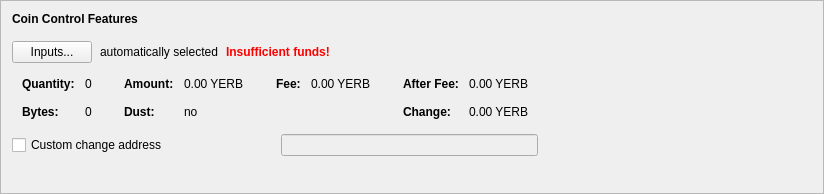
      <widget class="QFrame" name="frameCoinControl">
       <property name="sizePolicy">
        <sizepolicy hsizetype="Preferred" vsizetype="Fixed">
         <horstretch>0</horstretch>
         <verstretch>0</verstretch>
        </sizepolicy>
       </property>
       <property name="minimumSize">
        <size>
         <width>600</width>
         <height>194</height>
        </size>
       </property>
       <property name="frameShape">
        <enum>QFrame::StyledPanel</enum>
       </property>
       <property name="frameShadow">
        <enum>QFrame::Raised</enum>
       </property>
       <layout class="QVBoxLayout" name="verticalLayout_4">
        <item>
         <layout class="QVBoxLayout" name="verticalLayoutCoinControl" stretch="0,0,0,0,0">
          <property name="spacing">
           <number>0</number>
          </property>
          <property name="sizeConstraint">
           <enum>QLayout::SetDefaultConstraint</enum>
          </property>
          <property name="leftMargin">
           <number>0</number>
          </property>
          <property name="topMargin">
           <number>0</number>
          </property>
          <item>
           <layout class="QHBoxLayout" name="horizontalLayoutCoinControl1">
            <property name="bottomMargin">
             <number>15</number>
            </property>
            <item>
             <widget class="QLabel" name="labelCoinControlFeatures">
              <property name="sizePolicy">
               <sizepolicy hsizetype="Preferred" vsizetype="Maximum">
                <horstretch>0</horstretch>
                <verstretch>0</verstretch>
               </sizepolicy>
              </property>
              <property name="font">
               <font>
                <weight>75</weight>
                <bold>true</bold>
               </font>
              </property>
              <property name="styleSheet">
               <string notr="true">font-weight:bold;</string>
              </property>
              <property name="text">
               <string>Coin Control Features</string>
              </property>
             </widget>
            </item>
           </layout>
          </item>
          <item>
           <layout class="QHBoxLayout" name="horizontalLayoutCoinControl2" stretch="0,0,0,0">
            <property name="spacing">
             <number>8</number>
            </property>
            <property name="bottomMargin">
             <number>10</number>
            </property>
            <item>
             <widget class="QPushButton" name="pushButtonCoinControl">
              <property name="styleSheet">
               <string notr="true"/>
              </property>
              <property name="text">
               <string>Inputs...</string>
              </property>
              <property name="autoDefault">
               <bool>false</bool>
              </property>
             </widget>
            </item>
            <item>
             <widget class="QLabel" name="labelCoinControlAutomaticallySelected">
              <property name="text">
               <string>automatically selected</string>
              </property>
              <property name="margin">
               <number>5</number>
              </property>
             </widget>
            </item>
            <item>
             <widget class="QLabel" name="labelCoinControlInsuffFunds">
              <property name="font">
               <font>
                <weight>75</weight>
                <bold>true</bold>
               </font>
              </property>
              <property name="styleSheet">
               <string notr="true">color:red;font-weight:bold;</string>
              </property>
              <property name="text">
               <string>Insufficient funds!</string>
              </property>
              <property name="margin">
               <number>5</number>
              </property>
             </widget>
            </item>
            <item>
             <spacer name="horizontalSpacerCoinControl">
              <property name="orientation">
               <enum>Qt::Horizontal</enum>
              </property>
              <property name="sizeHint" stdset="0">
               <size>
                <width>40</width>
                <height>1</height>
               </size>
              </property>
             </spacer>
            </item>
           </layout>
          </item>
          <item>
           <widget class="QWidget" name="widgetCoinControl" native="true">
            <property name="sizePolicy">
             <sizepolicy hsizetype="Preferred" vsizetype="Preferred">
              <horstretch>0</horstretch>
              <verstretch>0</verstretch>
             </sizepolicy>
            </property>
            <property name="minimumSize">
             <size>
              <width>0</width>
              <height>0</height>
             </size>
            </property>
            <property name="styleSheet">
             <string notr="true"/>
            </property>
            <layout class="QHBoxLayout" name="horizontalLayoutCoinControl5">
             <property name="leftMargin">
              <number>0</number>
             </property>
             <property name="topMargin">
              <number>0</number>
             </property>
             <property name="rightMargin">
              <number>0</number>
             </property>
             <property name="bottomMargin">
              <number>0</number>
             </property>
             <item>
              <layout class="QHBoxLayout" name="horizontalLayoutCoinControl3" stretch="0,0,0,1">
               <property name="spacing">
                <number>20</number>
               </property>
               <property name="topMargin">
                <number>0</number>
               </property>
               <property name="bottomMargin">
                <number>10</number>
               </property>
               <item>
                <layout class="QFormLayout" name="formLayoutCoinControl1">
                 <property name="horizontalSpacing">
                  <number>10</number>
                 </property>
                 <property name="verticalSpacing">
                  <number>14</number>
                 </property>
                 <property name="leftMargin">
                  <number>10</number>
                 </property>
                 <property name="topMargin">
                  <number>4</number>
                 </property>
                 <property name="rightMargin">
                  <number>6</number>
                 </property>
                 <item row="0" column="0">
                  <widget class="QLabel" name="labelCoinControlQuantityText">
                   <property name="font">
                    <font>
                     <weight>75</weight>
                     <bold>true</bold>
                    </font>
                   </property>
                   <property name="text">
                    <string>Quantity:</string>
                   </property>
                   <property name="margin">
                    <number>0</number>
                   </property>
                  </widget>
                 </item>
                 <item row="0" column="1">
                  <widget class="QLabel" name="labelCoinControlQuantity">
                   <property name="cursor">
                    <cursorShape>IBeamCursor</cursorShape>
                   </property>
                   <property name="contextMenuPolicy">
                    <enum>Qt::ActionsContextMenu</enum>
                   </property>
                   <property name="text">
                    <string notr="true">0</string>
                   </property>
                   <property name="margin">
                    <number>0</number>
                   </property>
                   <property name="textInteractionFlags">
                    <set>Qt::LinksAccessibleByMouse|Qt::TextSelectableByKeyboard|Qt::TextSelectableByMouse</set>
                   </property>
                  </widget>
                 </item>
                 <item row="1" column="0">
                  <widget class="QLabel" name="labelCoinControlBytesText">
                   <property name="font">
                    <font>
                     <weight>75</weight>
                     <bold>true</bold>
                    </font>
                   </property>
                   <property name="text">
                    <string>Bytes:</string>
                   </property>
                  </widget>
                 </item>
                 <item row="1" column="1">
                  <widget class="QLabel" name="labelCoinControlBytes">
                   <property name="cursor">
                    <cursorShape>IBeamCursor</cursorShape>
                   </property>
                   <property name="contextMenuPolicy">
                    <enum>Qt::ActionsContextMenu</enum>
                   </property>
                   <property name="text">
                    <string notr="true">0</string>
                   </property>
                   <property name="textInteractionFlags">
                    <set>Qt::LinksAccessibleByMouse|Qt::TextSelectableByKeyboard|Qt::TextSelectableByMouse</set>
                   </property>
                  </widget>
                 </item>
                </layout>
               </item>
               <item>
                <layout class="QFormLayout" name="formLayoutCoinControl2">
                 <property name="horizontalSpacing">
                  <number>10</number>
                 </property>
                 <property name="verticalSpacing">
                  <number>14</number>
                 </property>
                 <property name="leftMargin">
                  <number>6</number>
                 </property>
                 <property name="topMargin">
                  <number>4</number>
                 </property>
                 <property name="rightMargin">
                  <number>6</number>
                 </property>
                 <item row="0" column="0">
                  <widget class="QLabel" name="labelCoinControlAmountText">
                   <property name="font">
                    <font>
                     <weight>75</weight>
                     <bold>true</bold>
                    </font>
                   </property>
                   <property name="text">
                    <string>Amount:</string>
                   </property>
                   <property name="margin">
                    <number>0</number>
                   </property>
                  </widget>
                 </item>
                 <item row="0" column="1">
                  <widget class="QLabel" name="labelCoinControlAmount">
                   <property name="cursor">
                    <cursorShape>IBeamCursor</cursorShape>
                   </property>
                   <property name="contextMenuPolicy">
                    <enum>Qt::ActionsContextMenu</enum>
                   </property>
                   <property name="text">
                    <string notr="true">0.00 YERB</string>
                   </property>
                   <property name="textInteractionFlags">
                    <set>Qt::LinksAccessibleByMouse|Qt::TextSelectableByKeyboard|Qt::TextSelectableByMouse</set>
                   </property>
                  </widget>
                 </item>
                 <item row="1" column="0">
                  <widget class="QLabel" name="labelCoinControlLowOutputText">
                   <property name="font">
                    <font>
                     <weight>75</weight>
                     <bold>true</bold>
                    </font>
                   </property>
                   <property name="text">
                    <string>Dust:</string>
                   </property>
                  </widget>
                 </item>
                 <item row="1" column="1">
                  <widget class="QLabel" name="labelCoinControlLowOutput">
                   <property name="cursor">
                    <cursorShape>IBeamCursor</cursorShape>
                   </property>
                   <property name="contextMenuPolicy">
                    <enum>Qt::ActionsContextMenu</enum>
                   </property>
                   <property name="text">
                    <string notr="true">no</string>
                   </property>
                   <property name="textInteractionFlags">
                    <set>Qt::LinksAccessibleByMouse|Qt::TextSelectableByKeyboard|Qt::TextSelectableByMouse</set>
                   </property>
                  </widget>
                 </item>
                </layout>
               </item>
               <item>
                <layout class="QFormLayout" name="formLayoutCoinControl3">
                 <property name="horizontalSpacing">
                  <number>10</number>
                 </property>
                 <property name="verticalSpacing">
                  <number>14</number>
                 </property>
                 <property name="leftMargin">
                  <number>6</number>
                 </property>
                 <property name="topMargin">
                  <number>4</number>
                 </property>
                 <property name="rightMargin">
                  <number>6</number>
                 </property>
                 <item row="0" column="0">
                  <widget class="QLabel" name="labelCoinControlFeeText">
                   <property name="font">
                    <font>
                     <weight>75</weight>
                     <bold>true</bold>
                    </font>
                   </property>
                   <property name="text">
                    <string>Fee:</string>
                   </property>
                   <property name="margin">
                    <number>0</number>
                   </property>
                  </widget>
                 </item>
                 <item row="0" column="1">
                  <widget class="QLabel" name="labelCoinControlFee">
                   <property name="cursor">
                    <cursorShape>IBeamCursor</cursorShape>
                   </property>
                   <property name="contextMenuPolicy">
                    <enum>Qt::ActionsContextMenu</enum>
                   </property>
                   <property name="text">
                    <string notr="true">0.00 YERB</string>
                   </property>
                   <property name="textInteractionFlags">
                    <set>Qt::LinksAccessibleByMouse|Qt::TextSelectableByKeyboard|Qt::TextSelectableByMouse</set>
                   </property>
                  </widget>
                 </item>
                </layout>
               </item>
               <item>
                <layout class="QFormLayout" name="formLayoutCoinControl4">
                 <property name="horizontalSpacing">
                  <number>10</number>
                 </property>
                 <property name="verticalSpacing">
                  <number>14</number>
                 </property>
                 <property name="leftMargin">
                  <number>6</number>
                 </property>
                 <property name="topMargin">
                  <number>4</number>
                 </property>
                 <property name="rightMargin">
                  <number>6</number>
                 </property>
                 <item row="0" column="0">
                  <widget class="QLabel" name="labelCoinControlAfterFeeText">
                   <property name="font">
                    <font>
                     <weight>75</weight>
                     <bold>true</bold>
                    </font>
                   </property>
                   <property name="text">
                    <string>After Fee:</string>
                   </property>
                   <property name="margin">
                    <number>0</number>
                   </property>
                  </widget>
                 </item>
                 <item row="0" column="1">
                  <widget class="QLabel" name="labelCoinControlAfterFee">
                   <property name="cursor">
                    <cursorShape>IBeamCursor</cursorShape>
                   </property>
                   <property name="contextMenuPolicy">
                    <enum>Qt::ActionsContextMenu</enum>
                   </property>
                   <property name="text">
                    <string notr="true">0.00 YERB</string>
                   </property>
                   <property name="textInteractionFlags">
                    <set>Qt::LinksAccessibleByMouse|Qt::TextSelectableByKeyboard|Qt::TextSelectableByMouse</set>
                   </property>
                  </widget>
                 </item>
                 <item row="1" column="0">
                  <widget class="QLabel" name="labelCoinControlChangeText">
                   <property name="font">
                    <font>
                     <weight>75</weight>
                     <bold>true</bold>
                    </font>
                   </property>
                   <property name="text">
                    <string>Change:</string>
                   </property>
                  </widget>
                 </item>
                 <item row="1" column="1">
                  <widget class="QLabel" name="labelCoinControlChange">
                   <property name="cursor">
                    <cursorShape>IBeamCursor</cursorShape>
                   </property>
                   <property name="contextMenuPolicy">
                    <enum>Qt::ActionsContextMenu</enum>
                   </property>
                   <property name="text">
                    <string notr="true">0.00 YERB</string>
                   </property>
                   <property name="textInteractionFlags">
                    <set>Qt::LinksAccessibleByMouse|Qt::TextSelectableByKeyboard|Qt::TextSelectableByMouse</set>
                   </property>
                  </widget>
                 </item>
                </layout>
               </item>
              </layout>
             </item>
            </layout>
           </widget>
          </item>
          <item>
           <layout class="QHBoxLayout" name="horizontalLayoutCoinControl4" stretch="0,0,0">
            <property name="spacing">
             <number>12</number>
            </property>
            <property name="sizeConstraint">
             <enum>QLayout::SetDefaultConstraint</enum>
            </property>
            <property name="topMargin">
             <number>5</number>
            </property>
            <property name="rightMargin">
             <number>5</number>
            </property>
            <item>
             <widget class="QCheckBox" name="checkBoxCoinControlChange">
              <property name="toolTip">
               <string>If this is activated, but the change address is empty or invalid, change will be sent to a newly generated address.</string>
              </property>
              <property name="text">
               <string>Custom change address</string>
              </property>
             </widget>
            </item>
            <item>
             <widget class="QValidatedLineEdit" name="lineEditCoinControlChange">
              <property name="enabled">
               <bool>false</bool>
              </property>
              <property name="sizePolicy">
               <sizepolicy hsizetype="Ignored" vsizetype="Fixed">
                <horstretch>0</horstretch>
                <verstretch>0</verstretch>
               </sizepolicy>
              </property>
             </widget>
            </item>
            <item>
             <widget class="QLabel" name="labelCoinControlChangeLabel">
              <property name="sizePolicy">
               <sizepolicy hsizetype="Preferred" vsizetype="Expanding">
                <horstretch>0</horstretch>
                <verstretch>0</verstretch>
               </sizepolicy>
              </property>
              <property name="minimumSize">
               <size>
                <width>0</width>
                <height>0</height>
               </size>
              </property>
              <property name="text">
               <string/>
              </property>
              <property name="margin">
               <number>3</number>
              </property>
             </widget>
            </item>
           </layout>
          </item>
          <item>
           <spacer name="verticalSpacerCoinControl">
            <property name="orientation">
             <enum>Qt::Vertical</enum>
            </property>
            <property name="sizeType">
             <enum>QSizePolicy::Expanding</enum>
            </property>
            <property name="sizeHint" stdset="0">
             <size>
              <width>800</width>
              <height>1</height>
             </size>
            </property>
           </spacer>
          </item>
         </layout>
        </item>
       </layout>
      </widget>
